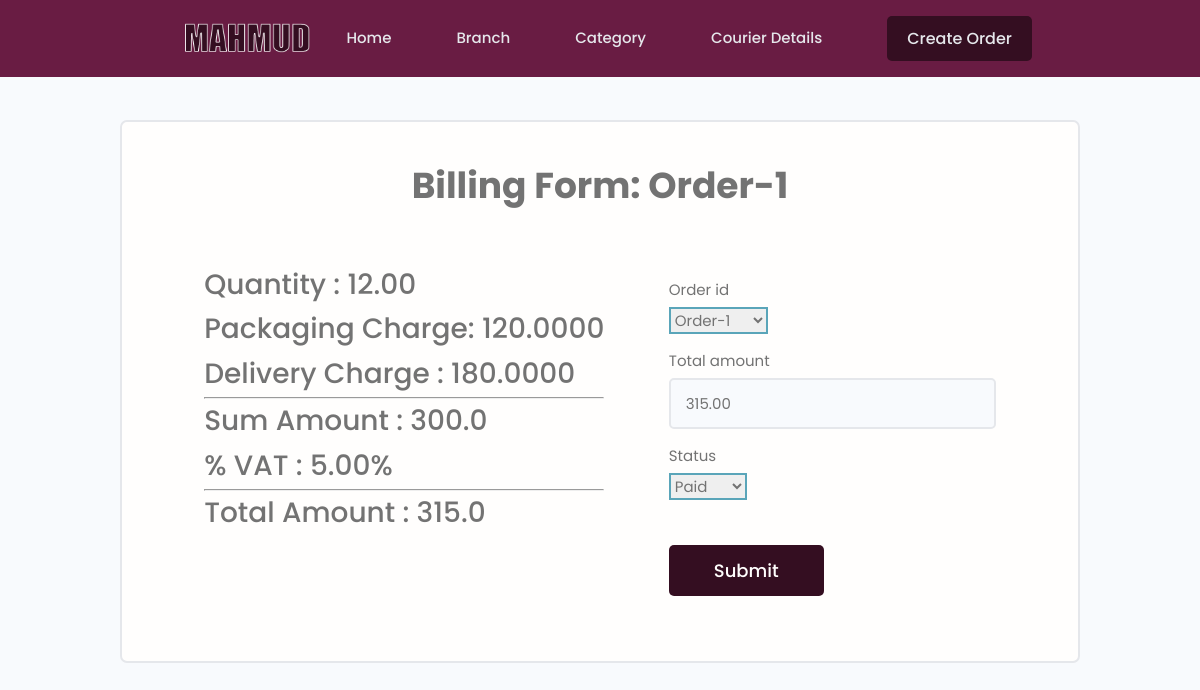
/update-billing-form/Order-1/, run on the app's committed database.
### category/models.py (models this page shows, shortened)
class Order(models.Model):
    GENDER_TYPE = (
        ('male','male'),
        ('female','female'),
        ('others','others')
    )
    order_id = models.CharField(max_length=20, unique=True, primary_key=True, default='Order-')
    customer_name = models.CharField(max_length=200)
    customer_image = models.ImageField(null=True, blank=True, default='default.jpg')
    customer_phone = models.CharField(max_length=200, null=True,blank=True, default='+880')
    customer_address = models.TextField(null=True,blank=True)
    customer_gender = models.CharField(max_length=50,choices=GENDER_TYPE, null=True,blank=True)
    branch_name = models.ForeignKey(Branch, on_delete=models.CASCADE)
    category = models.ForeignKey(Category, on_delete=models.CASCADE)
    quantity = models.DecimalField(max_digits=10, decimal_places=2, default=1)
    order_date = models.DateField(("Date"), default=date.today)
    recipient_name = models.CharField(max_length=200)
    recipient_image = models.ImageField(null=True, blank=True, default='default.jpg')
    recipient_phone = models.CharField(max_length=200, null=True,blank=True, default='+880')
    recipient_address = models.TextField(null=True,blank=True)
    recipient_gender = models.CharField(max_length=50,choices=GENDER_TYPE, null=True,blank=True)
    delivery_date  = models.DateField(("Date"), default=date.today)
    created = models.DateTimeField(auto_now_add=True) #save time once when created
    updated = models.DateTimeField(auto_now=True) #save time every time when updated
    def __str__(self):
        return self.order_id

class Category(models.Model):
    category_id = models.UUIDField(default=uuid.uuid4, unique=True, primary_key=True, editable=False)
    category_name = models.CharField(max_length=200, unique=True)
    category_description = models.TextField(null=True,blank=True)
    category_image = models.ImageField(null=True, blank=True, default='default.jpg')
    category_quantity = models.DecimalField(max_digits=10, decimal_places=2, default=1)
    packaging_charge = models.DecimalField(max_digits=10, decimal_places=2)
    delivery_charge = models.DecimalField(max_digits=10, decimal_places=2)
    category_vat = models.DecimalField(max_digits=10, decimal_places=2, default=5)
    category_created = models.DateTimeField(auto_now_add=True)

class Billing(models.Model):
    STATUS_TYPE = (
        ('Paid','Paid'),
        ('Unpaid','Unpaid'),
    )
    billing_id = models.UUIDField(default=uuid.uuid4, unique=True, primary_key=True,  editable=False)
    order_id = models.OneToOneField(Order, on_delete=models.CASCADE)
    total_amount = models.DecimalField(max_digits=10, decimal_places=2)
    status = models.CharField(max_length=50,choices=STATUS_TYPE, default='Unpaid')

### category/views.py (the view)
# urls.py: path('update-billing-form/<str:pk>/', views.updateBilling, name='update-billing-form'),
def updateBilling(req, pk):
    billing = Billing.objects.get(order_id=pk)
    form = BillingForm(instance=billing)
    category = Order.objects.get(order_id=pk).category
    packCharge = category.packaging_charge
    delCharge = category.delivery_charge
    quantity = Order.objects.get(order_id=pk).quantity
    amount = float(packCharge+delCharge)*float(quantity)
    vat = category.category_vat
    total_amount = amount+amount*float(vat)*.01
    if  req.method=='POST':
        form = BillingForm(req.POST, instance=billing)
        if form.is_valid():
            form.save()
            return redirect('courier-details')
    context = {'form':form,'currId':pk,'packCharge':packCharge*quantity,'delCharge':delCharge*quantity,'quantity':quantity,'amount':amount,'vat':vat,'total_amount':total_amount}
    return render(req, 'category/billing-form.html',context)

### category/forms.py
class BillingForm(ModelForm):
    class Meta:
        model = Billing
        fields = '__all__'
    def  __init__(self, *args, **kwargs):
        super(BillingForm, self).__init__(*args, **kwargs)
        for key, value in self.fields.items():
            value.widget.attrs.update({'class':'input'})

### category/templates/category/billing-form.html (shortened to what this page needs)
<!DOCTYPE html>
{% extends 'main.html' %}
    {% block content %}
    <main class="formPage top-padding-max">
        <div class="container">
            <div class="formWrapper">
                <h2 style="text-align: center;">Billing Form: {{currId}}</h2>
                <br><br>
                <div style="width: 100%; display: flex; justify-content: space-around;">
                    <div>
                        <h4>Quantity        : {{quantity}}</h4>
                        <h4>Packaging Charge: {{packCharge}}</h4>
                        <h4>Delivery Charge : {{delCharge}}</h4><hr>
                        <h4>Sum Amount      : {{amount}}</h4>
                        <h4>% VAT           : {{vat}}%</h4><hr>
                        <h4>Total Amount    : {{total_amount}}</h4>
                    </div>
                    <form class="form" method="POST" enctype="multipart/form-data">
                        {% for field in form %}
                        <div class="form__field">
                            <label for="formInput#text">{{field.label}}</label>
                            {{field}}
                        </div>
                        {% endfor %}
                        <input class="btn btn--sub btn--lg  my-md" type="submit" value="Submit" />
                    </form>
                </div>
            </div>
        </div>
    </main>
    {% endblock content %}

### static/styles/app.css (style rules this page uses)
body { margin: 0; padding: 0; }
:root { --color-sub: #2d2d39; }
.btn--sub { background-color: #340e21; }
.top-padding-max { padding-top: 120px; }
.formPage .formWrapper { list-style: none; background: var(--color-white); padding: 3.5rem 5rem; border: 2px solid var(--color-light); border-radius: 0.7rem; }

### static/uikit/styles/modules/_variables.css (style rules this page uses)
:root { --color-main: #5aa5b9; --color-main-light: #e6faff; --color-sub: #3f4156; --color-sub-light: #51546e; --color-sub-lighter: #ededfd; --color-text: #737373; --color-gray: #8b8b8b; --color-light: #e5e7eb; --color-light-gray: #767676; --color-bg: #f8fafd; --color-white: #fffefd; --color-white-light: #f3f3f3; --color-success: #359e64; --color-success-bg: #def8e8; --color-error: #fc4b0b; --color-error-bg: #fff2ee; --font-base: 'Poppins', arial, helvetica, 'Segoe UI', roboto, ubuntu, sans-serif; --font-monospace: 'Fira Code', 'Courier New', courier, monospace; --font-regular: 300; --font-medium: 500; --font-bold: 700; --generic-shadow: 1px 1px 5px #00000010; --generic-transition: all 0.3s ease-in-out; }

### static/uikit/styles/modules/_base.css (style rules this page uses)
* { margin: 0; padding: 0; box-sizing: border-box; text-rendering: optimizeLegibility; color: inherit; font-size: inherit; }
html { font-size: 50%; }
@media only screen and (min-width: 480px) { html { font-size: 56.25%; } }
@media only screen and (min-width: 1200px) { html { font-size: 62.5%; } }
body { line-height: 1.6; font-weight: 400; font-size: 1.5rem; color: var(--color-text); background-color: var(--color-bg); min-height: 100vh; }

### static/uikit/styles/modules/_typography.css (style rules this page uses)
* { font-family: var(--font-base); }
h2 { font-size: 3.6rem; font-weight: var(--font-bold); }
h4 { font-size: 2.8rem; font-weight: var(--font-medium); }

### static/uikit/styles/modules/_utilities.css (style rules this page uses)
.container { width: 92%; max-width: 165rem; margin: 0 auto; box-sizing: border-box; }
@media screen and (min-width: 1000px) { .container { width: 90%; } }
@media screen and (min-width: 1200px) { .container { width: 80%; } }
.my-md { margin: 3rem auto; }

### static/uikit/styles/modules/_button.css (style rules this page uses)
.btn { display: inline-block; position: relative; cursor: pointer; background-color: var(--color-light); font-weight: var(--font-medium); color: var(--color-sub); text-decoration: none; padding: 1rem 2rem; border-radius: 0.5rem; border: none; width: -webkit-fit-content; width: -moz-fit-content; width: fit-content; height: -webkit-fit-content; height: -moz-fit-content; height: fit-content; font-size: 1.6rem; outline-width: 0; outline-color: transparent; -webkit-backface-visibility: hidden; backface-visibility: hidden; transition: all 0.3s ease-in-out; }
.btn--sub { background-color: var(--color-sub); color: var(--color-white); }
.btn--lg { font-size: 1.8rem; padding: 1.2rem 4.5rem; }

### static/uikit/styles/modules/_form.css (style rules this page uses)
.form { display: block; }
.form__field { margin-top: 1.5rem; margin-bottom: 1.5rem; }
.form__label, .form__field > label { display: block; margin-bottom: 0.5rem; color: var(--color-text); }
input.input[type='text'], input.input[type='email'], input.input[type='password'], input.input[type='number'], textarea.input { min-width: 24rem; width: 100%; padding: 1.2rem 1.5rem; border-radius: 0.5rem; border: 2px solid var(--color-light); transition: all 0.3s ease-in-out; background-color: var(--color-bg); }
input.input[type='text']:focus, input.input[type='email']:focus, input.input[type='password']:focus, input.input[type='number']:focus, input.input[type='text']:active, input.input[type='email']:active, input.input[type='password']:active, input.input[type='number']:active, select.input, textarea.input:focus, textarea.input:active { outline: none; border: 2px solid var(--color-main); }

### data on the page
Order: quantity "12.00", form "Order-1"
Category: category_vat "5.00"
Billing: form "315.00" "Paid"

### other printed values
{{ currId }} "Order-1"
{{ packCharge }} "120.0000"
{{ delCharge }} "180.0000"
{{ amount }} "300.0"
{{ total_amount }} "315.0"
{{ field.label }} "Order id" "Total amount" "Status"
